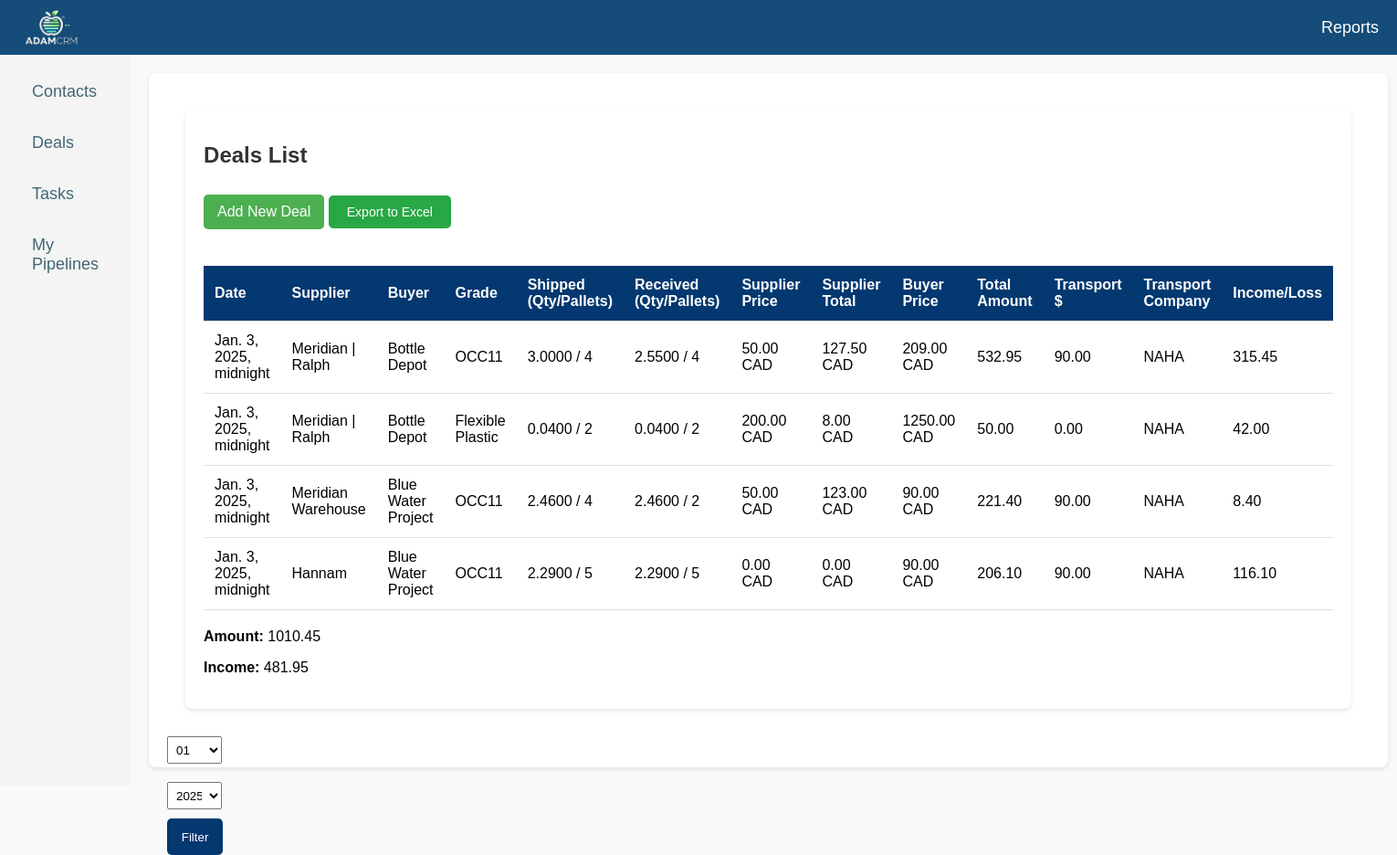
Page /deals/ on the earlier database version.
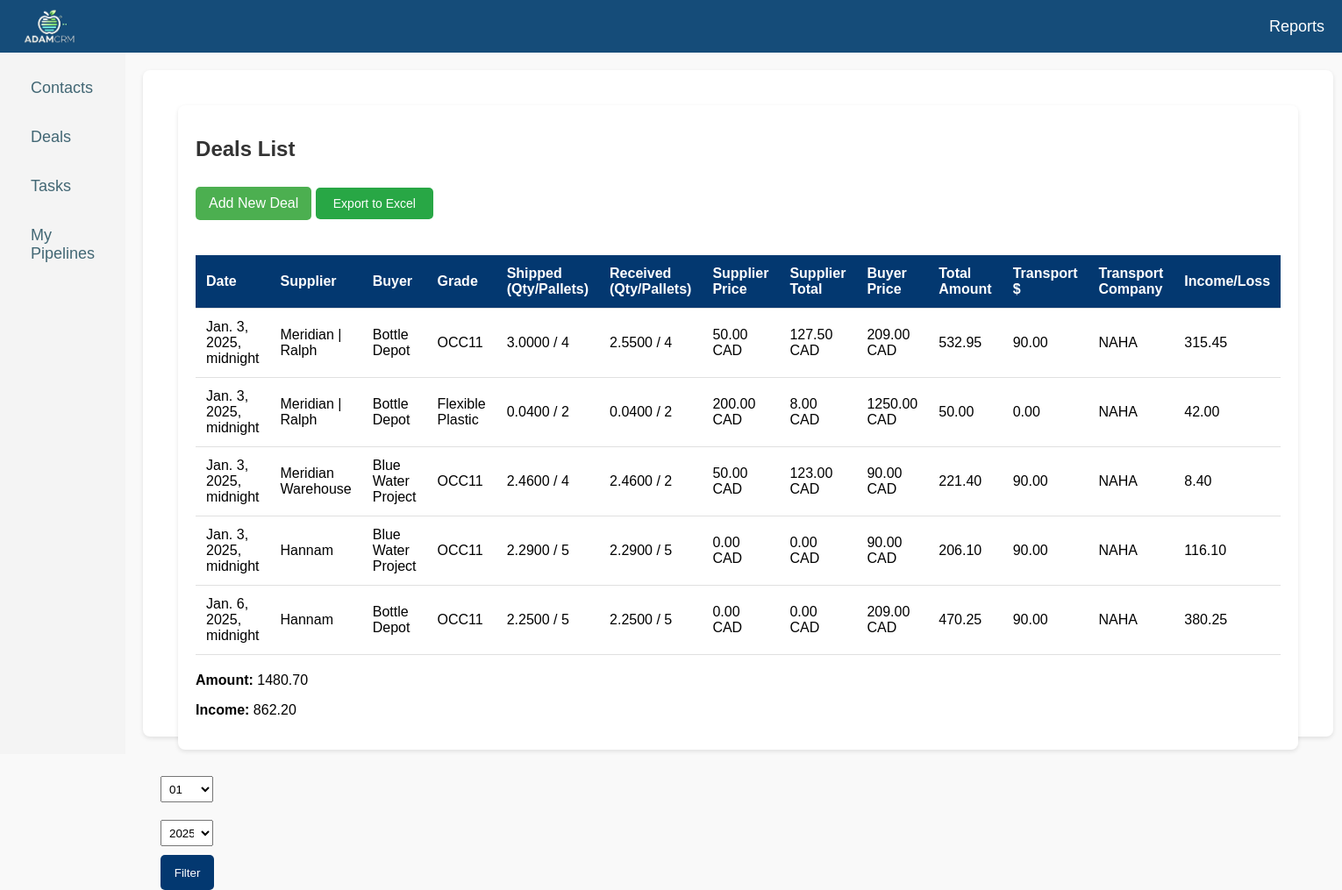
Same page on the later database version.
### crm/models.py (models this page shows, shortened)
class Deals(models.Model):
    date = models.DateTimeField(default=timezone.now)  # Дата сделки
    supplier = models.ForeignKey(Company, on_delete=models.CASCADE, related_name='deals_as_supplier')
    buyer = models.ForeignKey(Company, on_delete=models.CASCADE, related_name='deals_as_buyer', null=True, blank=True)
    grade = models.CharField(max_length=50, default='A')  # Класс материала (по умолчанию 'A')
    shipped_quantity = models.DecimalField(max_digits=10, decimal_places=4, null=True, blank=True, default=0)  # Отправленный объем (тонны, паллеты и т.д.)
    shipped_pallets = models.PositiveIntegerField(default=0)  # Количество паллет (по умолчанию 0)
    scale_ticket = models.CharField(max_length=50, blank=True, null=True)  # Номер талона на весы (может быть пустым)
    received_quantity = models.DecimalField(max_digits=10, decimal_places=4, null=True, blank=True, default=0)  # Принятый объем (по умолчанию 0)
    received_pallets = models.IntegerField(default=0)  # Количество паллет, принятых (по умолчанию 0)
    supplier_price = models.DecimalField(max_digits=10, decimal_places=2, blank=True, null=True)  # Цена поставщика (может быть пустым)
    supplier_currency = models.CharField(max_length=10, default="CAD")  # Валюта поставщика (по умолчанию "CAD")
    supplier_total = models.DecimalField(max_digits=10, decimal_places=2, blank=True, null=True)  # Сумма поставщика (может быть пустым)
    buyer_price = models.DecimalField(max_digits=10, decimal_places=2)  # Цена покупателя
    buyer_currency = models.CharField(max_length=10, default="CAD")  # Валюта покупателя (по умолчанию "CAD")
    total_amount = models.DecimalField(max_digits=10, decimal_places=2,default=0)  # Итоговая сумма сделки
    invoice_number = models.CharField(max_length=50, blank=True, null=True)  # Номер счета (может быть пустым)
    paid_date = models.DateField(blank=True, null=True)  # Дата оплаты (может быть пустым)
    transport_cost = models.DecimalField(max_digits=10, decimal_places=2,default=0)  # Стоимость транспорта
    transport_company = models.CharField(max_length=255, blank=True, null=True)  # Название транспортной компании (может быть пустым)
    total_income_loss = models.DecimalField(max_digits=10, decimal_places=2,default=0)  # Общий доход/убыток

class Company(models.Model):
    name = models.CharField(max_length=200, unique=True)
    unique_number = models.CharField(max_length=255, unique=True, blank=True, null=True)

### crm/views.py (the view)
# urls.py: path('deals/', views.deal_list, name='deal_list'),
def deal_list(request):
    today = datetime.today()
    current_month = today.month
    current_year = today.year
    deals = Deals.objects.all()
    suppliers = Company.objects.filter(contacts__company_type="suppliers").distinct()  # Только поставщики
    buyers = Company.objects.filter(contacts__company_type="buyers").distinct()  # Только покупатели
    month = request.GET.get('month', str(current_month).zfill(2))  # Текущий месяц по умолчанию
    year = request.GET.get('year', str(current_year))  # Текущий год по умолчанию
    if month and year:
        deals = deals.filter(date__month=int(month), date__year=int(year))
    elif month:  # Если указан только месяц
        deals = deals.filter(date__month=int(month))
    elif year:  # Если указан только год
        deals = deals.filter(date__year=int(year))
    totals = deals.aggregate(
        total_income_loss=Sum('total_income_loss'),
        total_amount=Sum('total_amount'),
    )
    years = Deals.objects.annotate(year=ExtractYear('date')).values_list('year', flat=True).distinct()
    months = range(1, 13)  # Месяцы с 1 по 12
    month_names = {
        '01': _('January'),
        '02': _('February'),
        '03': _('March'),
        '04': _('April'),
        '05': _('May'),
        '06': _('June'),
        '07': _('July'),
        '08': _('August'),
        '09': _('September'),
        '10': _('October'),
        '11': _('November'),
        '12': _('December'),
    }
    context = {
        'deals': deals,
        'suppliers': suppliers,  # Только поставщики
        'buyers': buyers,  # Только покупатели, если нужно
        'month': month,
        'year': year,
        'totals': totals,
        'years': sorted(years),  # Сортируем список лет для удобства
        'month_names': month_names,
        'months': months,  # Месяцы для выпадающего списка
    }
    return render(request, 'crm/deal_list.html', context)

### crm/templates/crm/deal_list.html (shortened to what this page needs)
{% extends 'crm/index.html' %}
{% block content %}
    <div class="content">
        <h1>Deals List</h1>
        <button id="addDealBtn" class="add-deal-btn">Add New Deal</button>
        <a href="{% url 'export_deals_to_excel' %}" class="export-btn">
            Export to Excel
        </a>
        <table id="dealTable" class="deal-table">
            <thead>
                <tr>
                    <th>Date</th>
                    <th>Supplier</th>
                    <th>Buyer</th>
                    <th>Grade</th>
                    <th>Shipped (Qty/Pallets)</th>
                    <th>Received (Qty/Pallets)</th>
                    <th>Supplier Price</th>
                    <th>Supplier Total</th>
                    <th>Buyer Price</th>
                    <th>Total Amount</th>
                    <th>Transport $</th>
                    <th>Transport Company</th>
                    <th>Income/Loss</th>
                </tr>
            </thead>
            <tbody>
                {% for deal in deals %}
                <tr class="deal-row" data-id="{{ deal.id }}">
                    <td>{{ deal.date }}</td>
                     <td>{{ deal.supplier.name }}</td>
                    <td>{{ deal.buyer.name }}</td>
                    <td>{{ deal.grade }}</td>
                    <td>{{ deal.shipped_quantity }} / {{ deal.shipped_pallets }}</td>
                    <td>{{ deal.received_quantity }} / {{ deal.received_pallets }}</td>
                    <td>{{ deal.supplier_price }} {{ deal.supplier_currency }}</td>
                    <td>{{ deal.supplier_total }} {{ deal.supplier_currency }}</td>
                    <td>{{ deal.buyer_price }} {{ deal.buyer_currency }}</td>
                    <td>{{ deal.total_amount }}</td>
                    <td>{{ deal.transport_cost }}</td>
                    <td>{{ deal.transport_company }}</td>
                    <td>{{ deal.total_income_loss }}</td>
                </tr>
                {% empty %}
                <tr><td colspan="12">No deals available.</td></tr>
                {% endfor %}
            </tbody>
        </table>
        <div style="margin-top: 20px;">
            <p><strong>Amount:</strong> {{ totals.total_amount|default:"0.00" |floatformat:2 }}</p>
            <p><strong>Income:</strong> {{ totals.total_income_loss|default:"0.00" |floatformat:2 }}</p>
        </div>
    </div>
    <div style="margin-bottom: 20px;">
        <form method="get" action="{% url 'deal_list' %}" style="display: flex; gap: 10px;">
            <select name="month" id="month" style="width: 60px; height: 30px; padding: 5px;">
                {% for m in months %}
                    {% with m|stringformat:'02d' as formatted_month %}
                        <option value="{{ formatted_month }}" {% if month == formatted_month %}selected{% endif %}>
                            {{ formatted_month }}
                        </option>
                    {% endwith %}
                {% endfor %}
            </select>
            <select name="year" id="year" style="width: 60px; height: 30px; padding: 5px;">
                    {% for y in years %}
                        {% with y|stringformat:"04d" as formatted_year %}
                            <option value="{{ formatted_year }}" {% if formatted_year == year %}selected{% endif %}>
                                {{ formatted_year }}
                            </option>
                        {% endwith %}
                {% endfor %}
            </select>
        <button type="submit" style="width: 61px; height: 40px;" class="filter-button">Filter</button>
        </form>
    </div>
{% endblock %}

Differences in the rows shown:
added Deals: date "Jan. 6, 2025, midnight", supplier.name "Hannam", buyer.name "Bottle Depot", grade "OCC11", shipped_quantity "2.2500", shipped_pallets "5", received_quantity "2.2500", received_pallets "5", supplier_price "0.00", supplier_currency "CAD", supplier_total "0.00", buyer_price "209.00", buyer_currency "CAD", total_amount "470.25", transport_cost "90.00", transport_company "NAHA", total_income_loss "380.25"
Other differences:
{{ totals.total_amount|default:"0.00" |floatformat:2 }}: "1010.45" → "1480.70"
{{ totals.total_income_loss|default:"0.00" |floatformat:2 }}: "481.95" → "862.20"
